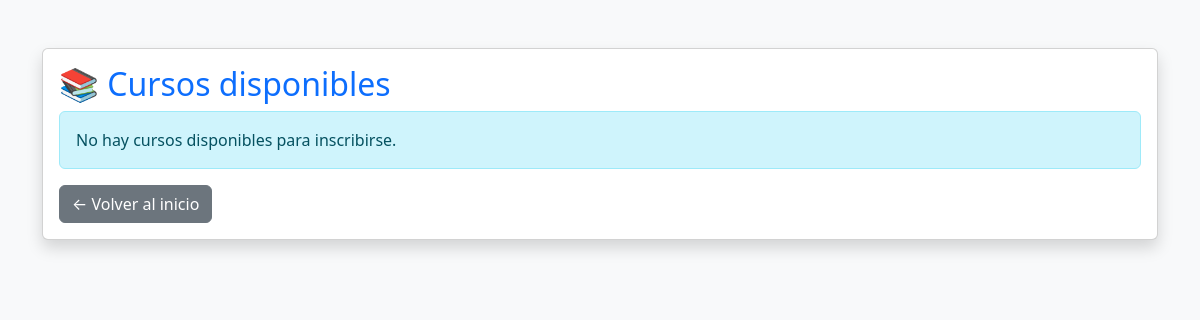
Page /cursos-disponibles/ (signed in) on the earlier database version.
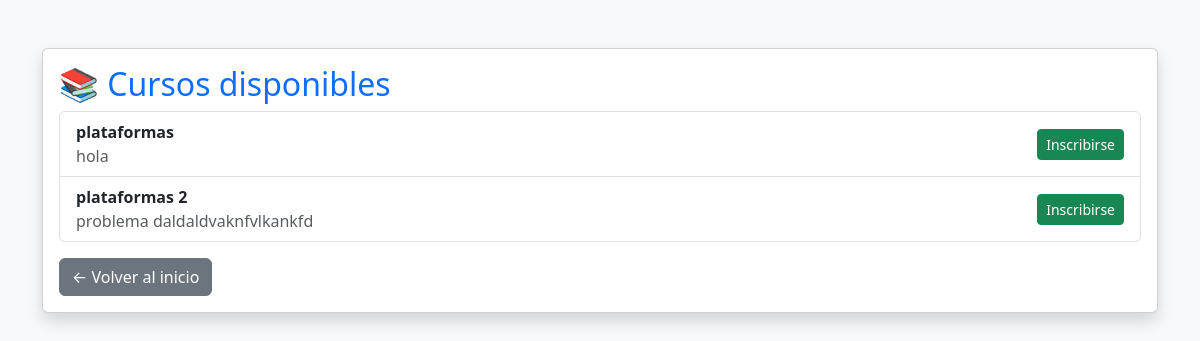
Same page on the later database version.
### usuarios/models.py (models this page shows, shortened)
class Curso(models.Model):
    nombre = models.CharField(max_length=100)
    descripcion = models.TextField(blank=True, validators=[MinLengthValidator(10)])
    docente = models.ForeignKey(settings.AUTH_USER_MODEL, on_delete=models.CASCADE)

### usuarios/views.py (the view)
# urls.py: path('cursos-disponibles/', views.cursos_disponibles_view, name='cursos_disponibles'),
@login_required
def cursos_disponibles_view(request):
    if request.user.es_docente:
        return HttpResponseForbidden("Solo los estudiantes pueden inscribirse.")
    cursos = Curso.objects.exclude(inscripcion__estudiante=request.user)
    if request.method == 'POST':
        curso_id = request.POST.get('curso_id')
        curso = Curso.objects.get(id=curso_id)
        Inscripcion.objects.create(estudiante=request.user, curso=curso)
        return redirect('mis_cursos')
    return render(request, 'usuarios/cursos_disponibles.html', {'cursos': cursos})

### usuarios/templates/usuarios/cursos_disponibles.html (shortened to what this page needs)
{% load static %}
<!DOCTYPE html>
<html lang="es">
<head>
    <link href="https://cdn.jsdelivr.net/npm/bootstrap@5.3.3/dist/css/bootstrap.min.css" rel="stylesheet">
</head>
<body class="bg-light">
<div class="container mt-5">
    <div class="card shadow">
        <div class="card-body">
            <h2 class="card-title text-primary">📚 Cursos disponibles</h2>
            <form method="post">
                {% if cursos %}
                    <ul class="list-group mb-3">
                        {% for curso in cursos %}
                            <li class="list-group-item d-flex justify-content-between align-items-center">
                                <div>
                                    <strong>{{ curso.nombre }}</strong><br>
                                    <span class="text-muted">{{ curso.descripcion }}</span>
                                </div>
                                <button type="submit" name="curso_id" value="{{ curso.id }}" class="btn btn-success btn-sm">Inscribirse</button>
                            </li>
                        {% endfor %}
                    </ul>
                {% else %}
                    <div class="alert alert-info">
                        No hay cursos disponibles para inscribirse.
                    </div>
                {% endif %}
            </form>
            <a href="{% url 'inicio' %}" class="btn btn-secondary">← Volver al inicio</a>
        </div>
    </div>
</div>
</body>
</html>

Differences in the rows shown:
added Curso: nombre "plataformas", descripcion "hola", {{ curso.id }} 6 (drawn)
added Curso: nombre "plataformas 2", descripcion "problema daldaldvaknfvlkankfd", {{ curso.id }} 7 (drawn)
Other differences:
text no longer shown: "No hay cursos disponibles para inscribirse."
